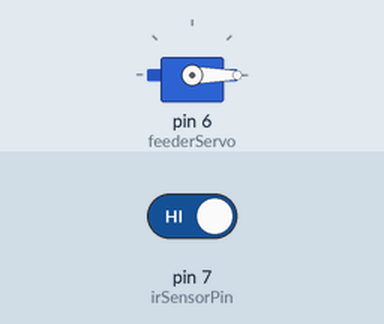
A sketch run on a simulated Arduino Uno, built with avr-gcc and run on an emulated ATmega328P. Parts: servo. The test bench sets the inputs (shaded band); at power-on: pin 7 (irSensorPin) HIGH.

Above: at 2.2 s.
2.3 s: pin 7 (irSensorPin) driven LOW
At 2.7 s:
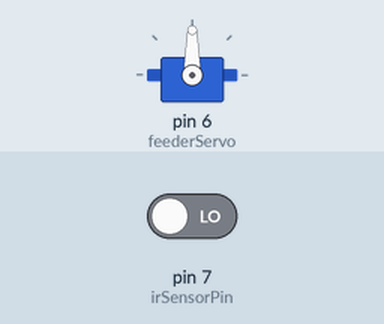
5.3 s: pin 7 (irSensorPin) driven HIGH
At 6.2 s:
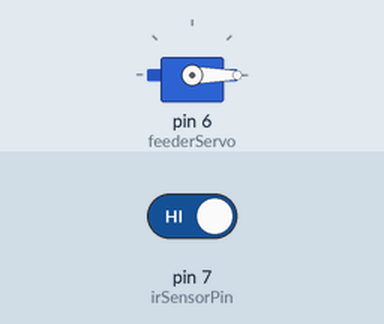
Timing chart, 0 to 8.3 s (numbered marks = the images above; inputs shaded):
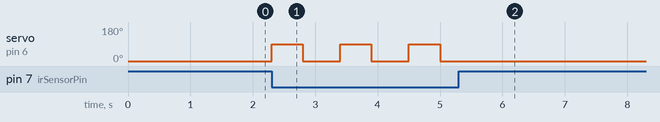

The sketch:

code.ino
```cpp
#include <Servo.h>

Servo feederServo;  // Create servo object

const int irSensorPin = 7; // Changed from 2 to 7 as per your connection
int sensorState = 0;

void setup() {
  feederServo.attach(6);      // Attaches the servo on pin 6 to the servo object
  pinMode(irSensorPin, INPUT); // Set IR sensor pin as input

  feederServo.write(0);       // Initialize flap to closed position (0 degrees)
  delay(1000);
}

void loop() {
  // Read the state of the IR sensor from pin D7
  sensorState = digitalRead(irSensorPin);

  // If the sensor detects a pet (LOW state for most obstacle sensors)
  if (sensorState == LOW) {
    // Open the feeding flap
    feederServo.write(90);    // Rotate to 90 degrees (adjust angle based on your mechanism)
    delay(500);              // Keep it open for 2 seconds to let the food drop

    // Close the feeding flap
    feederServo.write(0);     // Reset back to 0 degrees
    delay(500);              // 5-second delay to prevent continuous dispensing
  }
  delay(100);
}
```

Measured:
- after the input at 2.3 s, servo on pin 6 (feederServo): alternates 90° for 0.50 s and 0° for 0.60 s, starting at once
- after the input at 5.3 s, servo on pin 6 (feederServo): stops changing and stays 0°
